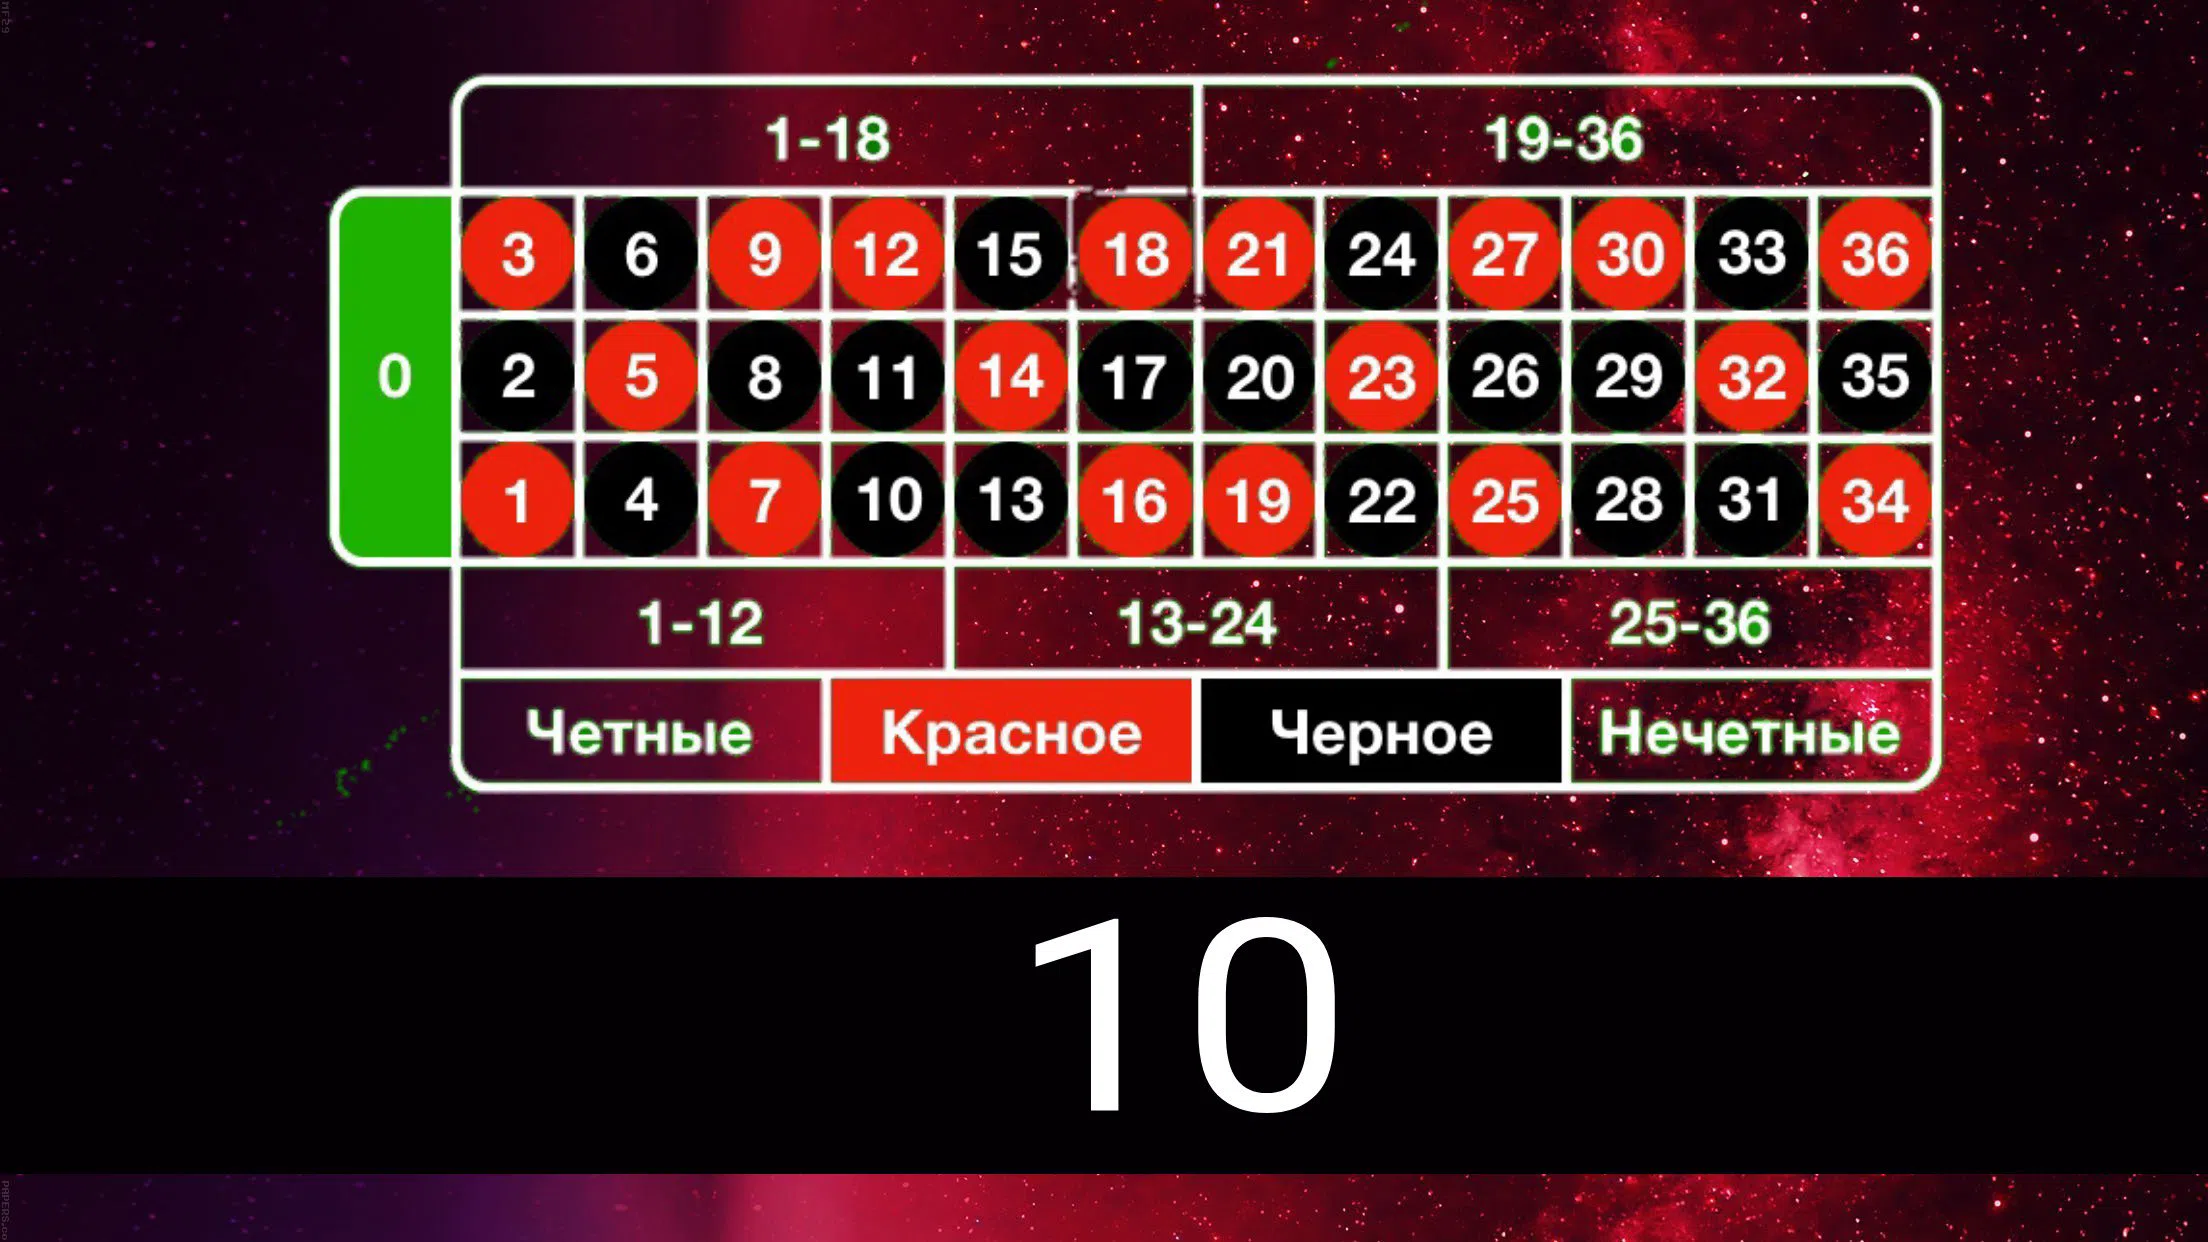

Generate this figure with Python:
# -*- coding: utf-8 -*-
"""Рулетка: картинка стола, ставки, результат."""
import os
import random
import threading
import time
from decimal import Decimal

from vk_api.keyboard import VkKeyboard, VkKeyboardColor

from config import (
    _asset, err_text, MIN_BET, ROULETTE_BAR, ROULETTE_BAR_COLORS, ROULETTE_CACHE_DIR,
    ROULETTE_DELAY, ROULETTE_DELIVER_TRIES, ROULETTE_IMG_V, ROULETTE_MULT, ROULETTE_NUM_CENTER,
    ROULETTE_NUM_HEIGHT, ROULETTE_NUMBER_MULT, ROULETTE_RED, ROULETTE_SHOW_TIMEOUT,
    ROULETTE_TITLES, VIP_WIN_BONUS, vk_upload,
)
from database import economy, get_user, save_economy
from helpers import (
    answer_event, check_bet, edit_message, fmt_num, get_names, LOCK, mention, parse_amount,
    roulette_bet_type, send, send_get_cmid, with_retry,
)
from logs import log_action
from player import win_mult


# ---------- Рулетка (картинка стола с цифрами) ----------
def _roulette_template():
    """Стол рулетки с цифрами (картинка assets/roulette_table.jpg)."""
    from PIL import Image
    return Image.open(_asset("roulette_table.jpg")).convert("RGB")

def _roulette_font(size):
    """Тонкий шрифт только с цифрами 0–9 и «?» (assets/roulette_font.ttf) — цифры одинаковые на любом хостинге."""
    from PIL import ImageFont
    return ImageFont.truetype(_asset("roulette_font.ttf"), size)

def make_roulette_image(n):
    """Стол из шаблона (assets/roulette_table.jpg): нижняя полоса заливается цветом выпавшего числа (красное / чёрное / зелёное 0)
    и на ней пишется число. n=None — полоса «?» (пока рулетка крутится). Готовая картинка кэшируется в cache."""
    name = "q" if n is None else str(n)
    path = os.path.join(ROULETTE_CACHE_DIR, f"table_{name}_v{ROULETTE_IMG_V}.jpg")
    if os.path.exists(path):
        return path
    try:
        from PIL import ImageDraw
        os.makedirs(ROULETTE_CACHE_DIR, exist_ok=True)
        img = _roulette_template()
        W, H = img.size
        d = ImageDraw.Draw(img)
        if n is None:
            color = ROULETTE_BAR_COLORS["wait"]
        elif n == 0:
            color = ROULETTE_BAR_COLORS["green"]
        else:
            color = ROULETTE_BAR_COLORS["red" if n in ROULETTE_RED else "black"]
        d.rectangle((0, int(H * ROULETTE_BAR[0]), W, int(H * ROULETTE_BAR[1]) - 1), fill=color)
        # число: тонкое, белое, высота как на вашем столе
        text = "?" if n is None else str(n)
        target_h = H * ROULETTE_NUM_HEIGHT
        probe = _roulette_font(100)
        pb = d.textbbox((0, 0), "0", font=probe)
        font = _roulette_font(max(10, round(100 * target_h / (pb[3] - pb[1]))))
        box = d.textbbox((0, 0), text, font=font)
        cx, cy = W * ROULETTE_NUM_CENTER[0], H * ROULETTE_NUM_CENTER[1]
        d.text((cx - (box[0] + box[2]) / 2, cy - (box[1] + box[3]) / 2), text, font=font, fill=(255, 255, 255))
        img.save(path, quality=92)
        return path
    except Exception as e:
        print(f"Не удалось нарисовать стол рулетки (нужен pip install pillow): {err_text(e)}")
        return None

def roulette_photo(n):
    """Картинка стола в VK (n=None — «?»). Рисуется и загружается один раз на каждое число, дальше берётся из памяти.
    Загрузка повторяется при сбое. Вызывается из потока рулетки — без блокировки бота."""
    key = f"roulette_table_v{ROULETTE_IMG_V}_{'q' if n is None else n}"
    with LOCK:
        att = economy["media"].get(key)
    if att:
        return att
    path = make_roulette_image(n)
    if not path:
        return None
    for attempt in range(4):
        try:
            photo = vk_upload.photo_messages(path)[0]
            att = f"photo{photo['owner_id']}_{photo['id']}"
            break
        except Exception as e:
            print(f"Не удалось загрузить картинку рулетки (попытка {attempt + 1}; у токена должно быть право «Фотографии»): {err_text(e)}")
            time.sleep(1 + attempt)
    else:
        return None
    with LOCK:
        economy["media"][key] = att
        save_economy()
    return att

def roulette_images(peer_id, n):
    """(картинка, пока рулетка крутится; картинка итога). Всегда стол с цифрами — никаких гифок и карточек."""
    return roulette_photo(None), roulette_photo(n)

def roulette_warmup():
    """При запуске в фоне готовит и грузит в VK картинки «?» и 0–36, чтобы во время игры они уже лежали в кэше."""
    try:
        for n in [None] + list(range(37)):
            if not roulette_photo(n):
                print("Рулетка: не удалось подготовить картинки заранее — попробую во время игры")
                return
            time.sleep(0.3)
        print("Рулетка: все картинки стола готовы")
    except Exception as e:
        print(f"Рулетка: ошибка подготовки картинок: {err_text(e)}")

def roulette_mult(bet_type):
    return ROULETTE_NUMBER_MULT if bet_type.startswith("n") else ROULETTE_MULT[bet_type]

def roulette_title(bet_type):
    if bet_type.startswith("n") and bet_type[1:].isdigit():
        return f"{roulette_emoji(int(bet_type[1:]))} число {bet_type[1:]}"
    return ROULETTE_TITLES.get(bet_type)

def roulette_wins(bet_type, n):
    if bet_type.startswith("n"):                       # число (в том числе 0)
        return n == int(bet_type[1:])
    if n == 0:                                         # на 0 проигрывают все ставки, кроме числа
        return False
    if bet_type == "red":
        return n in ROULETTE_RED
    if bet_type == "black":
        return n not in ROULETTE_RED
    if bet_type == "even":
        return n % 2 == 0
    if bet_type == "odd":
        return n % 2 == 1
    if bet_type == "low":
        return n <= 18
    if bet_type == "high":
        return n >= 19
    if bet_type in ("d1", "d2", "d3"):                 # 1-12, 13-24, 25-36
        return (n - 1) // 12 == int(bet_type[1]) - 1
    if bet_type in ("r1", "r2", "r3"):                 # ряд1: 1,4,7… · ряд2: 2,5,8… · ряд3: 3,6,9… (как на столе)
        return n % 3 == int(bet_type[1]) % 3
    return False

def roulette_emoji(n):
    return "🟢" if n == 0 else "🔴" if n in ROULETTE_RED else "⚫"

def prune_roulette():
    now = time.time()
    for k in [k for k, r in economy["roulette"].items() if r["done"] and now - r.get("ts", 0) > 86400]:
        del economy["roulette"][k]

def roulette_usage():
    return ("🎰 Рулетка\n"
            "Выпадает число от 0 до 36.\n"
            "\n"
            "Как играть: рулетка НА_ЧТО СУММА\n"
            "\n"
            "• Конкретное число (0–36): x36\n"
            "• Чёт, нечёт, красное, чёрное, 1-18, 19-36: x2\n"
            "• 1-12, 13-24, 25-36, ряд1, ряд2, ряд3: x3\n"
            "\n"
            "Пример: рулетка чет 1кк (или 1мм)\n"
            "Всё на кон: «вб»\n"
            "\n"
            f"✨ VIP: выигрыш ×{VIP_WIN_BONUS:g}\n"
            "⚠️ Выпал 0: проигрывают все ставки, кроме числа 0.")

def cmd_roulette(msg, rest, slash):
    peer_id = msg["peer_id"]
    uid = msg["from_id"]
    parts = rest.split()
    if not parts:
        send(peer_id, roulette_usage())
        return

    balance = get_user(uid)["money"]
    first = parts[0].lower().replace("ё", "е")
    if first in ("ряд", "row") and len(parts) > 1 and parts[1] in ("1", "2", "3"):   # «ряд 2» → «ряд2»
        parts = [first + parts[1]] + parts[2:]

    if len(parts) >= 2:                          # рулетка чет 1кк / рулетка 17 500к / рулетка ряд2 вб
        kind, amount_word = roulette_bet_type(parts[0]), parts[1]
        if kind is None and roulette_bet_type(parts[1]):    # перепутали порядок: «рулетка 1кк чет»
            kind, amount_word = roulette_bet_type(parts[1]), parts[0]
        bet = parse_amount(amount_word, balance)
        if kind is None or bet is None:
            if slash or bet is not None or kind is not None:
                send(peer_id, roulette_usage())
            return
        err = check_bet(bet, balance)
        if err:
            send(peer_id, err)
            return
        roulette_spin(peer_id, uid, kind, bet)
        return

    bet = parse_amount(parts[0], balance)        # рулетка 1кк → кнопки с четырьмя ставками
    if bet is None or bet < MIN_BET:             # «рулетка чет» без суммы, «рулетка 17» — показываем правила
        if bet is not None or slash or roulette_bet_type(parts[0]):
            send(peer_id, roulette_usage())
        return
    err = check_bet(bet, balance)
    if err:
        send(peer_id, err)
        return
    kb = VkKeyboard(inline=True)
    for i, (t, label, color) in enumerate((
            ("red", "🔴 Красный", VkKeyboardColor.NEGATIVE),
            ("black", "⚫ Чёрный", VkKeyboardColor.SECONDARY),
            ("even", "✅ Чётный", VkKeyboardColor.POSITIVE),
            ("odd", "❌ Нечётный", VkKeyboardColor.PRIMARY))):
        if i == 2:
            kb.add_line()
        kb.add_callback_button(label, color, {"cmd": "roul", "t": t, "b": bet, "o": uid})
    send(peer_id,
         f"🎰 Рулетка\nСтавка: {fmt_num(bet)} 💰\n\n"
         f"На что ставите? Красное, чёрное, чёт, нечёт — x2 (VIP — x{2 * VIP_WIN_BONUS:g}).\n"
         "Число, 1-12, 13-24, 25-36, ряды и другое — командой, например: рулетка 17 1кк",
         kb.get_keyboard())

def roulette_action(ev, p):
    peer_id, uid, cmid = ev["peer_id"], ev["user_id"], ev["conversation_message_id"]
    if uid != p.get("o"):
        return "Это чужая ставка. Напишите «рулетка» сами."
    kind = p.get("t")
    if not kind or not roulette_title(kind):
        return "Неверная ставка."
    if any(r["peer"] == peer_id and r.get("cmid") == cmid for r in economy["roulette"].values()):
        return "Рулетка уже запущена."
    bet = int(p.get("b", 0))
    err = check_bet(bet, get_user(uid)["money"])
    if err:
        return "Недостаточно денег для этой ставки."
    answer_event(ev)
    roulette_spin(peer_id, uid, kind, bet, cmid=cmid)
    return None

# ---------- Рулетка: ставка не пропадает при сбое связи с VK ----------
def refund_roulette(rec, text):
    if rec.get("done") or rec.get("paid"):
        return
    user = get_user(rec["uid"])
    user["money"] += rec["bet"]
    rec["done"] = True
    rec["paid"] = True
    save_economy()
    names = get_names([rec["uid"]])
    try:
        send(rec["peer"], f"{mention(rec['uid'], names)} {text}\n💰 Баланс: {fmt_num(user['money'])}")
    except Exception as e:
        print(f"Не удалось сообщить о возврате ставки в рулетке: {err_text(e)}")

def roulette_spin(peer_id, uid, bet_type, bet, cmid=None):
    """Списывает ставку и выбирает число. Гифку делает и грузит отдельный поток, чтобы бот не «зависал»."""
    user = get_user(uid)
    user["money"] -= bet
    n = random.randint(0, 36)
    economy["seq"]["roulette"] += 1
    rid = str(economy["seq"]["roulette"])
    economy["roulette"][rid] = {
        "peer": peer_id, "cmid": cmid, "uid": uid, "bet": bet, "t": bet_type, "n": n,
        "att": None, "reveal_at": time.time() + 90, "done": False, "ts": int(time.time()),
        "shown": False, "paid": False, "tries": 0,
    }
    save_economy()  # ставка списана и записана вместе с записью о рулетке: при сбое её вернёт проверка
    threading.Thread(target=roulette_present, args=(rid,), daemon=True).start()

def roulette_present(rid):
    rec = economy["roulette"].get(rid)
    if not rec:
        return
    peer_id, uid, bet, bet_type, n = rec["peer"], rec["uid"], rec["bet"], rec["t"], rec["n"]
    att_wait, att_result = roulette_images(peer_id, n)   # долго — без блокировки бота
    with LOCK:
        if rec.get("done"):
            return
        names = get_names([uid])
        text = (f"🎰 Рулетка крутится…\n"
                f"{mention(uid, names)} ставит {fmt_num(bet)} 💰 на {roulette_title(bet_type)}\n\n"
                f"Удачи! 🍀")
        try:
            if rec.get("cmid"):
                with_retry(lambda: edit_message(peer_id, rec["cmid"], text, None, attachment=att_wait))
            else:
                rec["cmid"] = with_retry(lambda: send_get_cmid(peer_id, text, attachment=att_wait))
        except Exception as e:  # VK недоступен: рулетка не началась — ставку возвращаем
            print(f"Не удалось запустить рулетку: {err_text(e)}")
            refund_roulette(rec, "↩ Рулетка не запустилась (нет связи с VK) — ставка возвращена.")
            return
        rec["att"] = att_result                          # картинка с выпавшим числом покажется при итоге
        rec["shown"] = True
        rec["reveal_at"] = time.time() + (ROULETTE_DELAY if att_wait else 2.5)
        save_economy()

def roulette_result_text(rec):
    uid, bet, n = rec["uid"], rec["bet"], rec["n"]
    names = get_names([uid])
    kind = "нулевое" if n == 0 else ("красное" if n in ROULETTE_RED else "чёрное")
    parity = "" if n == 0 else (", чётное" if n % 2 == 0 else ", нечётное")
    lines = [f"🎰 Выпало: {n} {roulette_emoji(n)} ({kind}{parity})",
             f"{mention(uid, names)} — ставка {fmt_num(bet)} 💰 на {roulette_title(rec['t'])}", ""]
    if rec.get("win"):
        base_mult = roulette_mult(rec["t"])
        mult = rec["payout"] / bet
        vip_note = f" (VIP ✨ x{mult:g})" if abs(mult - base_mult) > 1e-9 else ""
        lines.append(f"✅ Выигрыш x{base_mult}{vip_note}: +{fmt_num(rec['payout'])} 💰")
    else:
        lines.append(f"❌ Проигрыш: −{fmt_num(bet)} 💰")
    lines.append(f"💰 Баланс: {fmt_num(get_user(uid)['money'])}")
    return "\n".join(lines)

def check_roulette_reveals():
    now = time.time()
    for rec in list(economy["roulette"].values()):
        if rec["done"]:
            continue
        if not rec.get("shown", True):  # рулетку не удалось показать — возвращаем ставку
            if now - rec.get("ts", now) > ROULETTE_SHOW_TIMEOUT:
                refund_roulette(rec, "↩ Рулетка не запустилась из-за сбоя связи — ставка возвращена.")
            continue
        if rec["reveal_at"] > now or rec.get("retry_at", 0) > now:
            continue

        if not rec.get("paid"):  # итог ставки применяется ровно один раз
            uid, bet = rec["uid"], rec["bet"]
            win = roulette_wins(rec["t"], rec["n"])
            payout = int(Decimal(bet) * Decimal(roulette_mult(rec["t"])) * Decimal(str(win_mult(uid)))) if win else 0
            if win:
                get_user(uid)["money"] += payout
                log_action(rec["peer"], uid, f"рулетка: выигрыш {payout}")
            rec.update(paid=True, win=win, payout=payout)
            save_economy()

        text = roulette_result_text(rec)  # доставка повторяется, пока VK недоступен
        try:
            if rec.get("cmid"):
                edit_message(rec["peer"], rec["cmid"], text, None, attachment=rec.get("att"))
            else:
                send(rec["peer"], text)
            rec["done"] = True
        except Exception as e:
            rec["tries"] = rec.get("tries", 0) + 1
            rec["retry_at"] = now + min(60, 2 ** rec["tries"])
            if rec["tries"] >= 3 and rec.get("att"):     # VK не принимает смену картинки — пусть хотя бы итог придёт текстом
                rec["att"] = None
            print(f"Не удалось показать итог рулетки (попытка {rec['tries']}): {err_text(e)}")
            if rec["tries"] >= ROULETTE_DELIVER_TRIES:  # деньги уже начислены, сообщение доставить не вышло
                rec["done"] = True
        save_economy()
